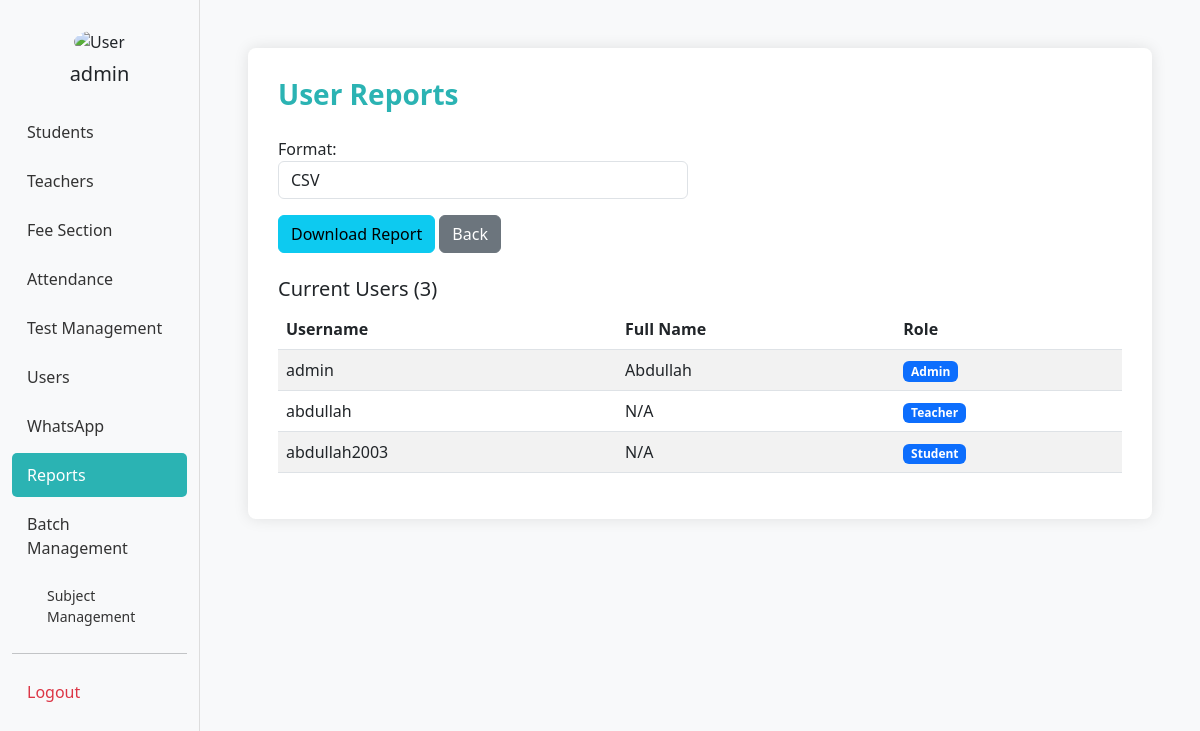
Page /reports/users/ (signed in) on the earlier database version.
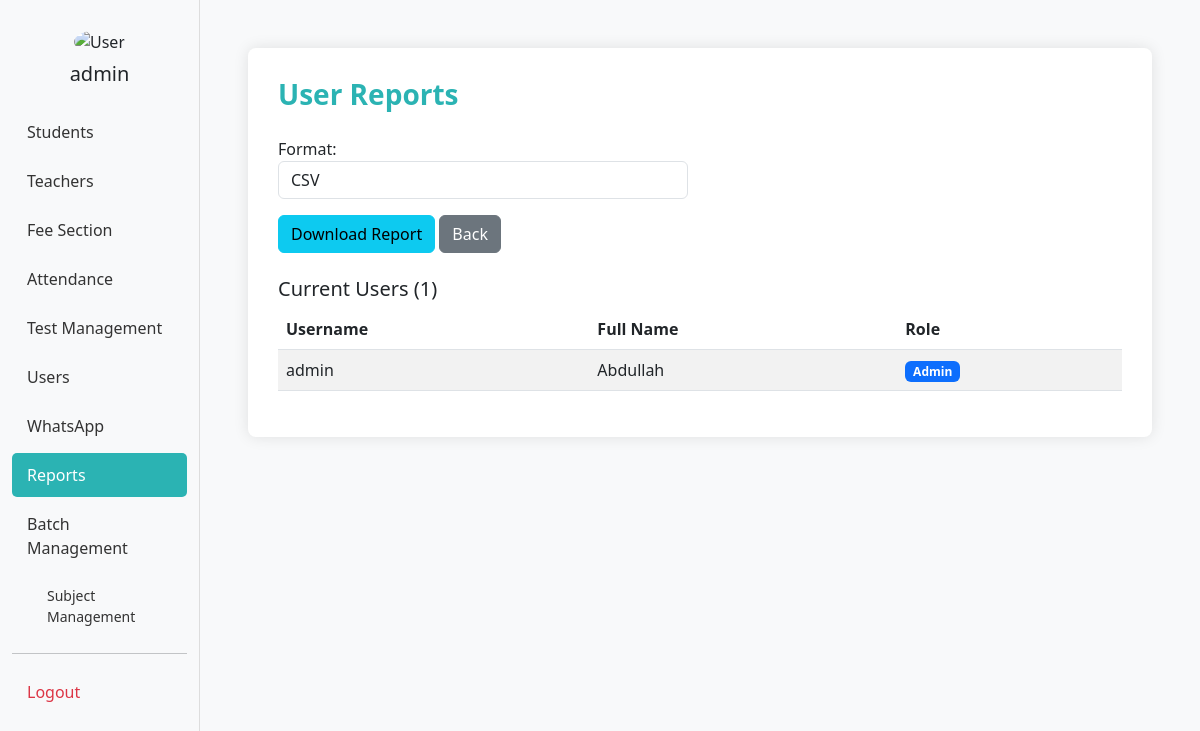
Same page on the later database version.
### bri/models.py (models this page shows, shortened)
class Username(models.Model):
    ROLE_CHOICES = [
        ('admin', 'Admin'),
        ('student', 'Student'),
        ('teacher', 'Teacher'),
    ]
    username = models.CharField(max_length=50, unique=True)
    password = models.CharField(max_length=128)
    role = models.CharField(max_length=10, choices=ROLE_CHOICES)
    full_name = models.CharField(max_length=100, blank=True)
    profile_picture = models.ImageField(upload_to='profile_pics/', blank=True, null=True)

### bri/reports_views.py (the view)
# urls.py: path('reports/users/', reports_views.user_reports, name='user_reports'),
@admin_required
def user_reports(request):
    users = Username.objects.all()
    if request.method == 'POST':
        format_type = request.POST.get('format')
        if format_type == 'csv':
            return export_users_csv(users)
        elif format_type == 'pdf':
            return export_users_pdf(users)
    return render(request, 'reports/user_reports.html', {
        'users': users
    })

### bri/reports_views.py (called while the page is built)
def admin_required(view_func):
    @wraps(view_func)
    def wrapper(request, *args, **kwargs):
        if not request.session.get('user_id') or request.session.get('user_role') != 'admin':
            messages.error(request, 'Admin access required.')
            return redirect('admin_dashboard')
        return view_func(request, *args, **kwargs)
    return wrapper

### bri/templates/reports/user_reports.html (shortened to what this page needs)
<!DOCTYPE html>
<html lang="en">
<head>
  <link href="https://cdn.jsdelivr.net/npm/bootstrap@5.3.0/dist/css/bootstrap.min.css" rel="stylesheet" />
</head>
<body>
  <div class="container-fluid">
    <div class="row">
      <div class="col-md-2 sidebar">
        <div class="text-center mb-4">
          {% load static %}
          {% if request.session.user_picture %}
            <img src="{{ request.session.user_picture }}" height="100px" class="rounded-circle mb-2" alt="User" />
          {% else %}
            <img src="{% static 'user_img.png' %}" height="100px" class="rounded-circle mb-2" alt="User" />
          {% endif %}
          <h5>{{ request.session.user_name|default:'Admin' }}</h5>
        </div>
        <a href="{% url 'studentss' %}">Students</a>
        <a href="{% url 'add_teacher' %}">Teachers</a>
        <a href="{% url 'fee_dashboard' %}">Fee Section</a>
        <a href="{% url 'attendance_home' %}">Attendance</a>
        <a href="{% url 'test_management' %}">Test Management</a>
        <a href="{% url 'add_user' %}">Users</a>
        <a href="{% url 'whatsapp_integration' %}">WhatsApp</a>
        <a href="{% url 'reports_dashboard' %}" class="active">Reports</a>
        <a href="{% url 'batch_management' %}">Batch Management</a>
        <a href="{% url 'subject_management' %}" style="margin-left: 20px; font-size: 14px;">Subject Management</a>
        <hr>
        <a href="{% url 'logout_view' %}" class="text-danger">Logout</a>
      </div>
      <div class="col-md-10 p-5">
        <div class="form-section">
          <h3 class="form-title">User Reports</h3>
          <form method="post" class="mt-4">
            <div class="row">
              <div class="col-md-6">
                <label>Format:</label>
                <select name="format" class="form-control" required>
                  <option value="csv">CSV</option>
                </select>
              </div>
            </div>
            <div class="mt-3">
              <button type="submit" class="btn btn-info">Download Report</button>
              <a href="{% url 'reports_dashboard' %}" class="btn btn-secondary">Back</a>
            </div>
          </form>
          <div class="mt-4">
            <h5>Current Users ({{ users.count }})</h5>
            <div class="table-responsive">
              <table class="table table-striped">
                <thead>
                  <tr>
                    <th>Username</th>
                    <th>Full Name</th>
                    <th>Role</th>
                  </tr>
                </thead>
                <tbody>
                  {% for user in users %}
                  <tr>
                    <td>{{ user.username }}</td>
                    <td>{{ user.full_name|default:"N/A" }}</td>
                    <td><span class="badge bg-primary">{{ user.get_role_display }}</span></td>
                  </tr>
                  {% endfor %}
                </tbody>
              </table>
            </div>
          </div>
        </div>
      </div>
    </div>
  </div>
</body>
</html>

Differences in the rows shown:
removed Username: username "abdullah", full_name "N/A", role "Teacher"
removed Username: username "abdullah2003", full_name "N/A", role "Student"
Other differences:
{{ users.count }}: "3" → "1"
